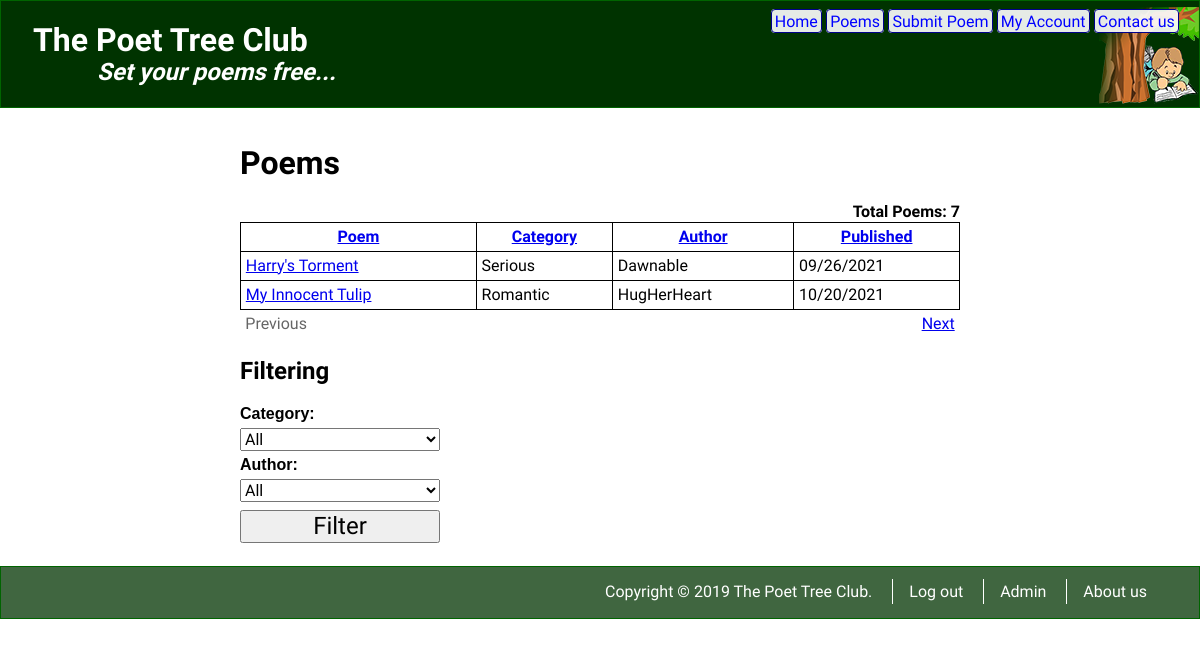
The page /ExceptionHandling/Exercises/phppoetry.com/poems.php?cat=0&user=0&order=username&dir=asc on the database its author committed.
### tables this page shows
CREATE TABLE poems (
  poem_id INT NOT NULL AUTO_INCREMENT,
  title VARCHAR(200) NOT NULL, 
  poem TEXT NOT NULL, 
  date_submitted DATETIME NOT NULL DEFAULT now(),
  category_id INT,
  user_id INT,
  date_approved DATETIME,
  INDEX cat_ind (category_id),
  INDEX usr_ind (user_id),
  FOREIGN KEY (user_id) references users(user_id),
  FOREIGN KEY (category_id) references categories(category_id),
  PRIMARY KEY(poem_id)
);

CREATE TABLE categories (
  category_id INT NOT NULL AUTO_INCREMENT,
  category VARCHAR(100) NOT NULL, 
  PRIMARY KEY(category_id)
);

CREATE TABLE users (
  user_id INT NOT NULL AUTO_INCREMENT,
  first_name VARCHAR(50) NOT NULL, 
  last_name VARCHAR(50) NOT NULL, 
  email VARCHAR(100) NOT NULL UNIQUE, 
  username VARCHAR(30) NOT NULL UNIQUE,
  pass_phrase VARCHAR(500) NOT NULL,
  is_admin TINYINT NOT NULL DEFAULT 0,
  date_registered DATETIME NOT NULL DEFAULT now(),
  profile_pic VARCHAR(30) UNIQUE,
  registration_confirmed TINYINT NOT NULL DEFAULT 0,
  PRIMARY KEY(user_id)
);

### ExceptionHandling/Exercises/phppoetry.com/poems.php (the view, shortened to what this page needs)
<?php
  $pageTitle = 'Poems';
  $offset = $_GET['offset'] ?? 0;
  $offset = (int) $offset;
  $rowsToShow = 2;
  $order = $_GET['order'] ?? 'date_approved';
  $dir = $_GET['dir'] ?? 'desc';
  $dsn = 'mysql:host=localhost;dbname=poetree';
  $username = 'root';
  $password = 'pwdpwd';
  $db = new PDO($dsn, $username, $password);
  $query = "SELECT p.poem_id, p.title, p.date_approved,
  c.category, u.username
          FROM poems p
          JOIN categories c ON c.category_id = p.category_id
          JOIN users u ON u.user_id = p.user_id
          WHERE p.date_approved IS NOT NULL";
  $selCatId = $_GET['cat'] ?? 0;
  $selUserId = $_GET['user'] ?? 0;
  $params = [];
  $query .= " ORDER BY  $order $dir
          LIMIT $offset, $rowsToShow";
  $stmt = $db->prepare($query);
  $stmt->execute($params);
  $qPoemCount = "SELECT COUNT(p.poem_id) AS num
  FROM poems p
    JOIN categories c ON c.category_id = p.category_id
    JOIN users u ON u.user_id = p.user_id
  WHERE p.date_approved IS NOT NULL";
  $stmtPoemCount = $db->prepare($qPoemCount);
  $stmtPoemCount->execute($params);
  $poemCount = $stmtPoemCount->fetch()['num'];
  $prevOffset = max($offset - $rowsToShow, 0);
  $nextOffset = $offset + $rowsToShow;
  $href = "poems.php?cat=$selCatId&user=$selUserId&";
  $prev = $href . "offset=$prevOffset&order=$order&dir=$dir";
  $next = $href . "offset=$nextOffset&order=$order&dir=$dir";
  $dirTitle = 'asc';
  $dirCategory = 'asc';
  $dirUsername = 'asc';
  $dirPublished = 'asc';
  if ($dir === 'asc') {
    switch ($order) {
      case 'username':
        $dirUsername = 'desc';
        break;
    }
  }
  $titleLink = $href . "order=title&dir=$dirTitle";
  $categoryLink = $href . "order=category&dir=$dirCategory";
  $usernameLink = $href . "order=username&dir=$dirUsername";
  $publishedLink = $href . "order=date_approved&dir=$dirPublished";
?>
<main id="poems">
  <h1><?= $pageTitle ?></h1>
  <table>
    <caption>Total Poems: <?= $poemCount ?></caption>
    <thead>
      <tr>
        <th>
          <a href="<?= $titleLink ?>">Poem</a>
        </th>
        <th>
          <a href="<?= $categoryLink ?>">Category</a>
        </th>
        <th>
          <a href="<?= $usernameLink ?>">Author</a>
        </th>
        <th>
          <a href="<?= $publishedLink ?>">Published</a>
        </th>
      </tr>
    </thead>
    <tbody>
      <?php
        while ($row = $stmt->fetch()) {
          $approved = strtotime($row['date_approved']);
          $published = date('m/d/Y', $approved);
      ?>
        <tr class="normal">
          <td>
            <a href="poem.php?poem-id=<?= $row['poem_id'] ?>">
              <?= $row['title'] ?>
            </a>
          </td>
          <td><?= $row['category'] ?></td>
          <td><?= $row['username'] ?></td>
          <td><?= $published ?></td>
        </tr>
      <?php } ?>
    </tbody>
    <tfoot class="pagination">
      <tr>
        <?php
          if ($offset === 0) {
            echo "<td class='disabled'>Previous</td>";
          } else {
            echo "<td><a href='$prev'>Previous</a></td>";
          }
        ?>
        <td colspan="2"></td>
        <?php
          if ($nextOffset >= $poemCount) {
            echo "<td class='disabled'>Next</td>";
          } else {
            echo "<td><a href='$next'>Next</a></td>";
          }
        ?>
      </tr>
    </tfoot>
  </table>
  <h2>Filtering</h2>
  <form method="get" action="poems.php">
    <label for="cat">Category:</label>
    <select name="cat" id="cat">
      <option value="0">All</option>
    </select>
    <label for="user">Author:</label>
    <select name="user" id="user">
      <option value="0">All</option>
    </select>
    <button name="filter" class="wide">Filter</button>
  </form>
</main>

### static/styles/styles.css (style rules this page uses)
body { font-family: 'Frank Ruhl Libre', serif; }
main { padding: 1em 20%; }
main h1 { font-family: 'Assistant', sans-serif; }
table { border-collapse: collapse; width: 100%; }
caption { font-weight: bold; text-align: right; }
td, th { border: 1px solid black; padding: .3em; }
tfoot td { text-align: right; }
.disabled { color: #666; }
tfoot.pagination td { border: none; }
tfoot.pagination td:first-child { text-align: left; }
label { display: block; font-family: Arial; font-size: 1.5em; margin: .3em 0; }
select { font-size: 1.3em; width: 100%; }
button.wide { box-sizing: border-box; float: none; font-size: 1.5em; margin: .3em 0; width: 100%; }
#poems form { margin-top: 1em; max-width: 200px; }
#poems form label { font-size: 1em; }
#poems label { font-size: 1em; font-weight: bold; }
#poems select { font-size: 1em; }
#poems table { clear: both; }

### rows shown on the page
poems: title "Harry's Torment", category.category "Serious", user.username "Dawnable", date_approved "09/26/2021"
poems: title "My Innocent Tulip", category.category "Romantic", user.username "HugHerHeart", date_approved "10/20/2021"

### other values the page prints
$pageTitle "Poems"
$poemCount "7"
